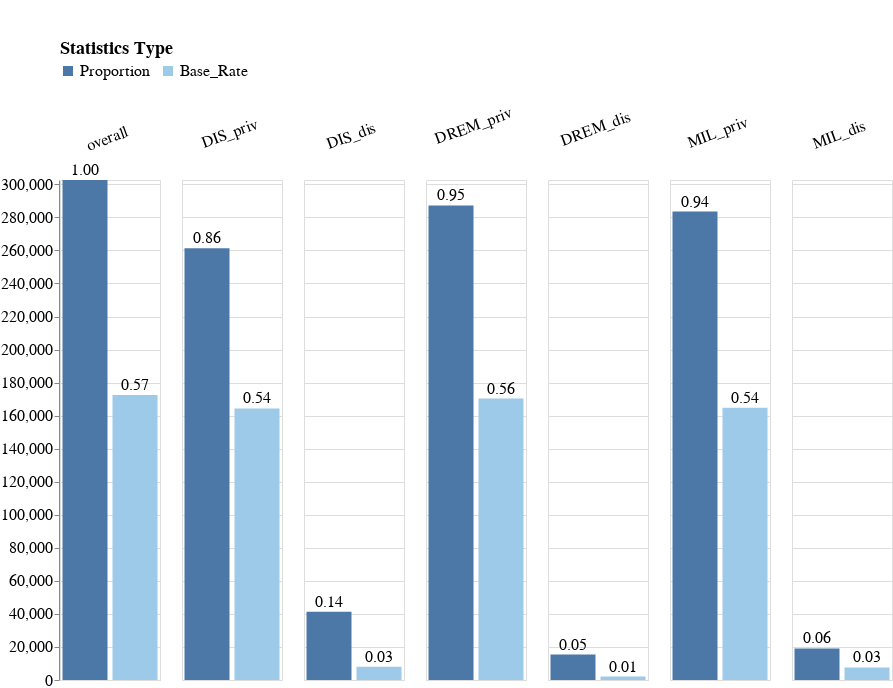

Source (notebook cell):
### Code cell
create_dataset_stats_bar_chart(data_loader.X_data, data_loader.y_data, {'DIS': '1', 'DREM': '1', 'MIL': ['2', '3']})

### Figure 1 — Vega-Lite specification as saved in the notebook (floating-point values rounded to 4 significant figures)
{"config": {"view": {"continuousWidth": 400, "continuousHeight": 300}, "axis": {"labelFontSize": 16, "titleFontSize": 18}, "headerColumn": {"labelFontSize": 16, "titleFontSize": 18}, "padding": {"top": 40}}, "data": {"name": "data-7f36b58ad2ad61275f685b25adcf10e1"}, "facet": {"column": {"field": "Subgroup", "header": {"labelAlign": "center", "labelAnchor": "middle", "labelAngle": -20, "labelPadding": -15}, "sort": ["overall", "DIS_priv", "DIS_dis", "DREM_priv", "DREM_dis", "MIL_priv", "MIL_dis"], "title": "", "type": "nominal"}}, "spec": {"layer": [{"mark": "bar", "encoding": {"color": {"field": "Statistics_Type", "legend": {"direction": "horizontal", "labelFontSize": 16, "legendX": 0, "legendY": -140, "orient": "none", "title": "Statistics Type", "titleFontSize": 18}, "scale": {"scheme": "tableau20"}, "sort": ["Proportion", "Base_Rate"], "type": "nominal"}, "x": {"axis": null, "field": "Statistics_Type", "sort": ["Proportion", "Base_Rate"], "type": "nominal"}, "y": {"axis": {"grid": true}, "field": "Num_Rows", "scale": {"domain": [0, 302600.0]}, "title": "", "type": "quantitative"}}}, {"mark": {"type": "text", "baseline": "middle", "dy": -10, "fontSize": 16}, "encoding": {"color": {"value": "black"}, "text": {"field": "Percentage", "format": ",.2f", "type": "quantitative"}, "x": {"axis": null, "field": "Statistics_Type", "sort": ["Proportion", "Base_Rate"], "type": "nominal"}, "y": {"axis": {"grid": true}, "field": "Num_Rows", "scale": {"domain": [0, 302600.0]}, "title": "", "type": "quantitative"}}}], "height": 500, "width": 100}, "$schema": "https://vega.github.io/schema/vega-lite/v4.17.0.json", "datasets": {"data-7f36b58ad2ad61275f685b25adcf10e1": [{"Subgroup": "overall", "Percentage": 1.0, "Num_Rows": 302640, "Statistics_Type": "Proportion"}, {"Subgroup": "overall", "Percentage": 0.5698, "Num_Rows": 172456, "Statistics_Type": "Base_Rate"}, {"Subgroup": "DIS_priv", "Percentage": 0.8636, "Num_Rows": 261352, "Statistics_Type": "Proportion"}, {"Subgroup": "DIS_priv", "Percentage": 0.5431, "Num_Rows": 164378, "Statistics_Type": "Base_Rate"}, {"Subgroup": "DIS_dis", "Percentage": 0.1364, "Num_Rows": 41288, "Statistics_Type": "Proportion"}, {"Subgroup": "DIS_dis", "Percentage": 0.02669, "Num_Rows": 8078, "Statistics_Type": "Base_Rate"}, {"Subgroup": "DREM_priv", "Percentage": 0.9491, "Num_Rows": 287245, "Statistics_Type": "Proportion"}, {"Subgroup": "DREM_priv", "Percentage": 0.5629, "Num_Rows": 170356, "Statistics_Type": "Base_Rate"}, {"Subgroup": "DREM_dis", "Percentage": 0.05087, "Num_Rows": 15395, "Statistics_Type": "Proportion"}, {"Subgroup": "DREM_dis", "Percentage": 0.006939, "Num_Rows": 2100, "Statistics_Type": "Base_Rate"}, {"Subgroup": "MIL_priv", "Percentage": 0.937, "Num_Rows": 283560, "Statistics_Type": "Proportion"}, {"Subgroup": "MIL_priv", "Percentage": 0.5447, "Num_Rows": 164833, "Statistics_Type": "Base_Rate"}, {"Subgroup": "MIL_dis", "Percentage": 0.06305, "Num_Rows": 19080, "Statistics_Type": "Proportion"}, {"Subgroup": "MIL_dis", "Percentage": 0.02519, "Num_Rows": 7623, "Statistics_Type": "Base_Rate"}]}}
